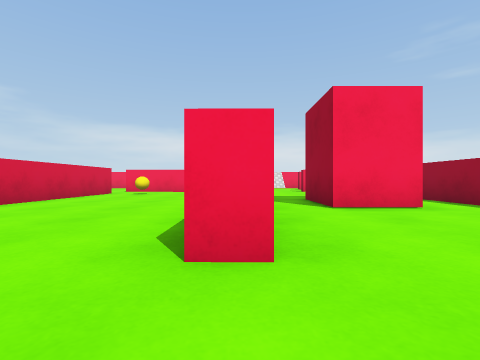
View 1 (above)

12 first-person views from a walk through a 3-D level made in the Unity game engine. The camera is 0.49 m above the floor, looks level and sees 85° across. The floor is counted in squares, 1 m on a side. Each view is taken from the middle of a square. On the plan, view 1 faces up. The plan holds only what a view shows up to about 9 squares ahead; the rest is blank. The place goes on beyond the plan. The player character is not drawn. Surface patterns are stand-ins for the level's own textures.

View 2
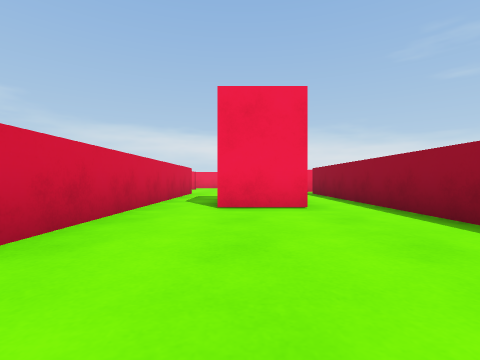

View 3
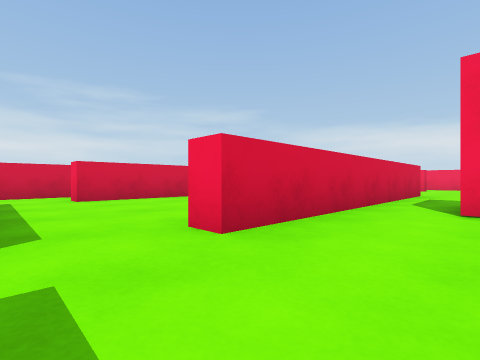

View 4
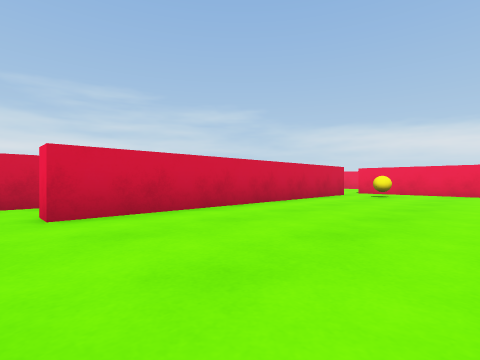

View 5
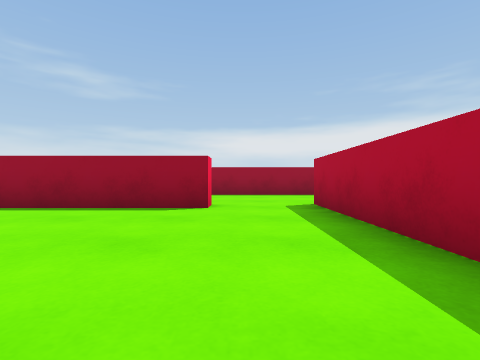

View 6
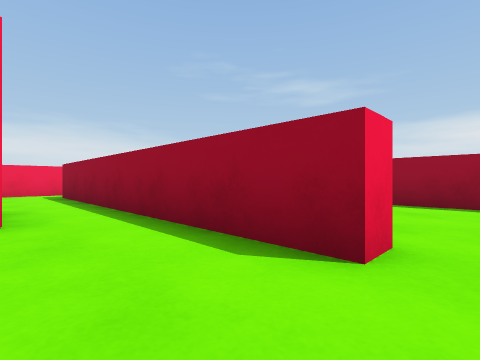

View 7
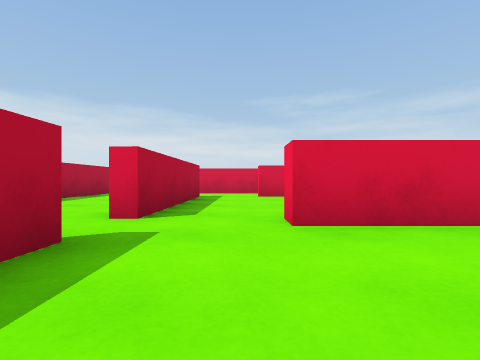

View 8
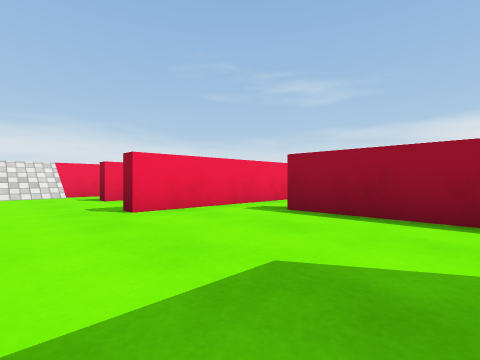

View 9
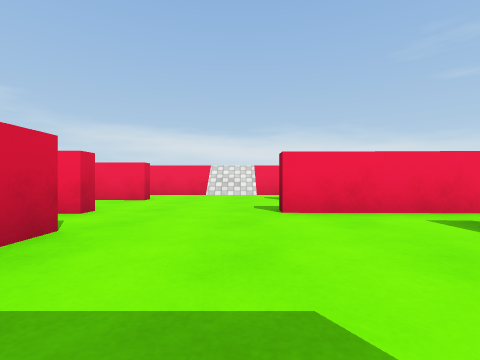

View 10
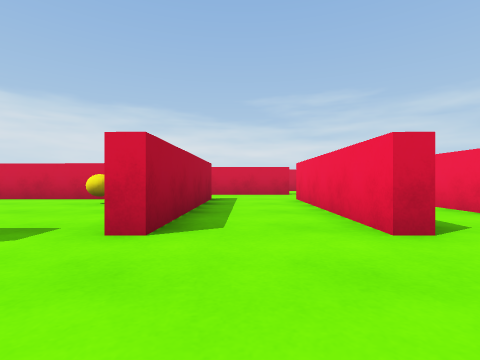

View 11
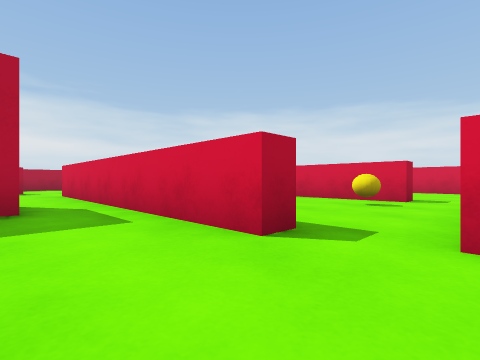

View 12
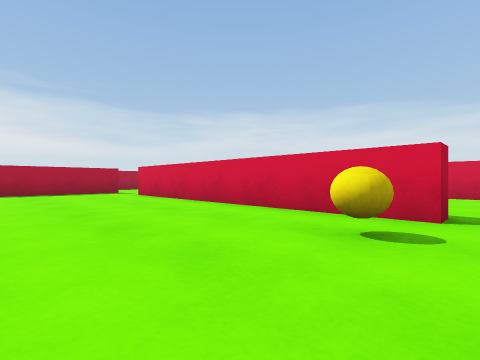

### Floor plan
Key: @ floor where view 1 was taken; # wall or solid block; . main floor; : floor 0.9 m higher than the main floor; + floor 0.95 m higher than the main floor; / step, stairs or slope; B yellow ball; L block.
Columns run from 9 left of view 1 to 9 right of it. Each row starts with its distance up from view 1.
 16           ++
 15        ...#/.
 14      ####.///#
 13   #..........
 12   #..........
 11   #..####...#####
 10 ................
  9 ....#.B..#....#
  8     #....#....#
  7     #....#....#
  6     #....#.LL.#
  5     #....#.LL.#
  4     #....#....#
  3     #....#....#
  2   #.#....#....#...:
  1   #...............:
  0   #..####@........
 -1        ...#####...
 -2       ...
 -3     ...
 -4     ++

Where each view was taken, in squares from view 1:
view 1: 0 up, 0 right, facing up
view 2: 0 up, 2 right, facing up
view 3: 0 up, 2 right, facing up-left
view 4: 1 up, 1 left, facing up-left
view 5: 1 up, 0 right, facing right
view 6: 1 up, 3 right, facing up-right
view 7: 1 up, 3 right, facing left
view 8: 7 up, 1 right, facing up-right
view 9: 7 up, 2 right, facing up
view 10: 12 up, 2 right, facing left
view 11: 11 up, 2 right, facing down-left
view 12: 10 up, 1 left, facing down-left
